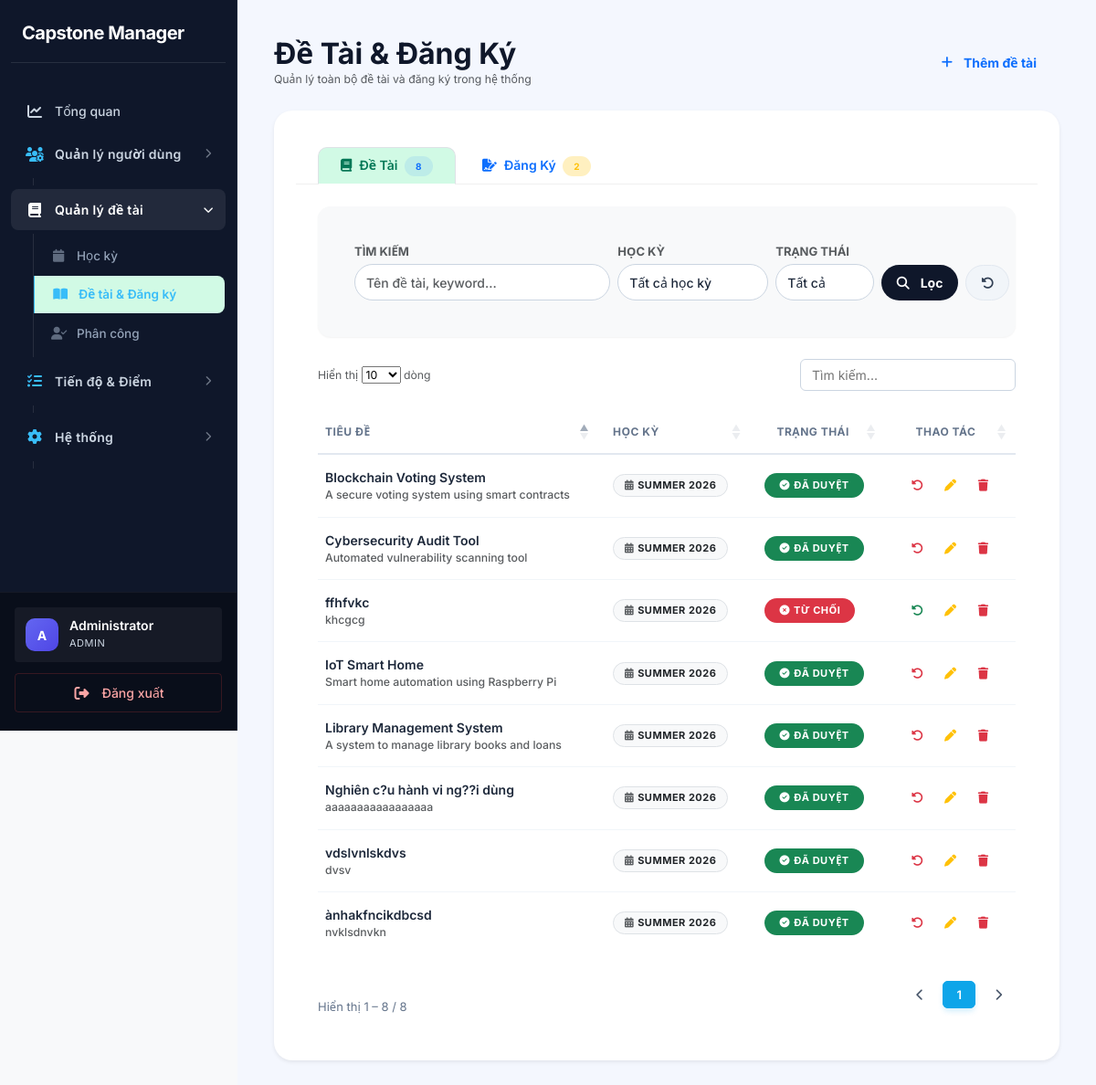
/index.php?page=topic-management (signed in), run on an earlier commit of the app's database.
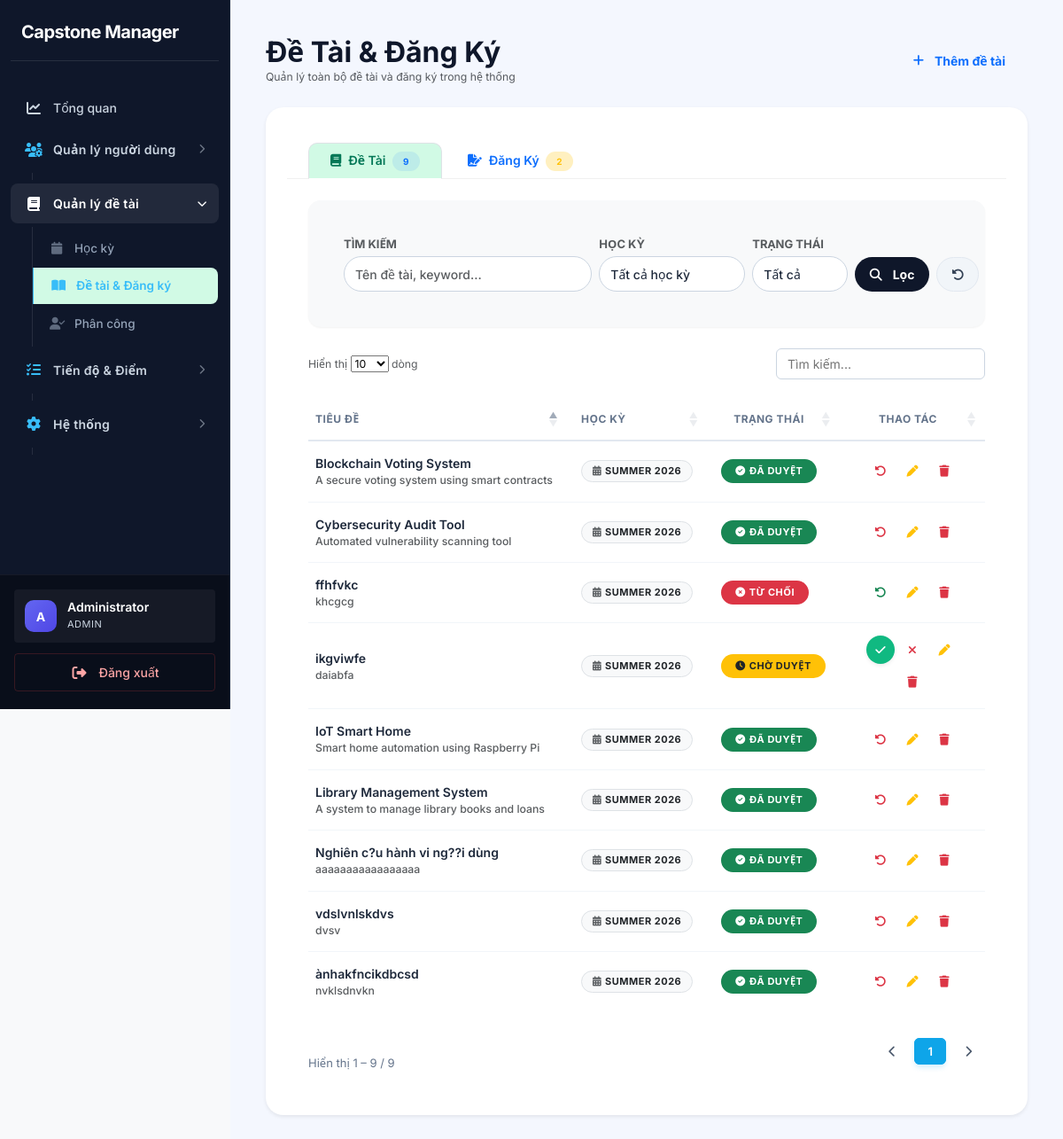
And on a later commit of the database.
### tables this page shows
CREATE TABLE `topics` (
  `id` int(11) NOT NULL,
  `title` varchar(255) DEFAULT NULL,
  `description` text DEFAULT NULL,
  `keywords` text DEFAULT NULL,
  `semester_id` int(11) DEFAULT NULL,
  `created_by` int(11) DEFAULT NULL,
  `status` enum('draft','pending','approved','rejected') DEFAULT 'draft',
  `created_at` timestamp NOT NULL DEFAULT current_timestamp()
);

CREATE TABLE `semesters` (
  `id` int(11) NOT NULL,
  `name` varchar(100) DEFAULT NULL,
  `start_date` date DEFAULT NULL,
  `end_date` date DEFAULT NULL,
  `created_at` timestamp NOT NULL DEFAULT current_timestamp()
);

### app/controllers/TopicManagementController.php (called while the page is built, shortened)
<?php
class TopicManagementController {
    private $topicModel;
    private $regModel;
    public function __construct() {
        $this->topicModel    = new Topic();
        $this->regModel      = new TopicRegistration();
    }
    public function index() {
        $role = $_SESSION['user']['role'] ?? '';
        $search     = trim($_GET['search']      ?? '');
        $filterSem  = (int)($_GET['semester_id'] ?? 0);
        $filterStat = trim($_GET['status']       ?? '');
        if ($role === 'admin') {
            $topics = $this->topicModel->search($search, $filterSem, $filterStat);
        } else {
            $topics = $this->topicModel->search($search, $filterSem, 'approved');
        }
        if ($role === 'admin') {
            $registrations = $this->regModel->getAll();
        } else {
            $registrations = [];
        }
        require '../app/views/topic-management/index.php';
    }
}

### core/Database.php (called while the page is built)
<?php
class Database {
    private static $instance = null;
    private $conn;
    private $host = DB_HOST;
    private $dbname = DB_NAME;
    private $username = DB_USER;
    private $password = DB_PASS;
    private function __construct(){
        try{
            $this->conn = new PDO(
                "mysql:host={$this->host};dbname={$this->dbname};charset=utf8mb4",
                $this->username,
                $this->password
            );
            $this->conn->setAttribute(
                PDO::ATTR_ERRMODE,
                PDO::ERRMODE_EXCEPTION
            );
            $this->conn->setAttribute(
                PDO::ATTR_DEFAULT_FETCH_MODE,
                PDO::FETCH_ASSOC
            );
        }catch(PDOException $e){
            die("Database Error: " . $e->getMessage());
        }
    }
    public static function getInstance(){
        if(self::$instance == null){
            self::$instance = new Database();
        }
        return self::$instance;
    }
    public function getConnection(){
        return $this->conn;
    }
}

### app/models/Topic.php (called while the page is built, shortened)
<?php
class Topic {
    private $conn;
    public function __construct(){
        $this->conn = Database::getInstance()->getConnection();
    }
    public function search($keyword = '', $semesterId = 0, $status = '') {
        $sql = "SELECT topics.*, semesters.name AS semester
                FROM topics
                JOIN semesters ON semesters.id = topics.semester_id
                WHERE 1=1";
        $params = [];
        $sql .= " ORDER BY topics.id DESC";
        $stmt = $this->conn->prepare($sql);
        $stmt->execute($params);
        return $stmt->fetchAll(PDO::FETCH_ASSOC);
    }
}

### app/models/TopicRegistration.php (called while the page is built, shortened)
<?php
class TopicRegistration {
    private $conn;
    public function __construct() {
        $this->conn = Database::getInstance()->getConnection();
    }
    public function getAll() {
        $sql = "SELECT r.*, t.title as topic_title, s.full_name as student_name,
                       sem.name as semester_name, l.full_name as lecturer_name
                FROM topic_registrations r
                JOIN topics t ON r.topic_id = t.id
                JOIN students s ON r.student_id = s.id
                JOIN semesters sem ON r.semester_id = sem.id
                LEFT JOIN lecturers l ON r.desired_lecturer_id = l.id
                ORDER BY r.created_at DESC";
        return $this->conn->query($sql)->fetchAll(PDO::FETCH_ASSOC);
    }
}

### app/views/topic-management/index.php (the view, shortened to what the changed rows need)
<?php require '../app/views/layouts/header.php'; ?>
<?php require '../app/views/layouts/sidebar.php'; ?>
<?php
$role       = $_SESSION['user']['role'];
$activeTab  = $_GET['tab'] ?? 'topics';
?>
<div class="main-content" style="padding: 40px; background-color: #f4f7fe; min-height: 100vh;">
    <div class="d-flex justify-content-between align-items-center mb-4">
        <div>
            <h2 class="fw-bold mb-0">Đề Tài & Đăng Ký</h2>
            <p class="text-muted small mb-0">
                <?php if ($role === 'admin'): ?>Quản lý toàn bộ đề tài và đăng ký trong hệ thống
                <?php elseif ($role === 'lecturer'): ?>Đề tài và đăng ký liên quan đến bạn
                <?php else: ?>Xem đề tài và theo dõi đăng ký của bạn
                <?php endif; ?>
            </p>
        </div>
        <div class="d-flex gap-2">
            <?php if (in_array($role, ['admin', 'student'])): ?>
                <a href="index.php?page=topic-create"
                   class="btn btn-outline-primary rounded-pill px-4 fw-bold">
                    <i class="fa fa-plus me-1"></i>
                    <?= $role === 'admin' ? 'Thêm đề tài' : 'Đề xuất đề tài' ?>
                </a>
            <?php endif; ?>
        </div>
    </div>
    <div class="card border-0 shadow-sm" style="border-radius: 20px; overflow: hidden;">
        <div class="px-4 pt-3" style="background: #fff; border-bottom: 1px solid #f0f0f0;">
            <ul class="nav nav-tabs border-0 gap-1" id="mainTabs">
                <li class="nav-item">
                    <a class="nav-link fw-semibold px-4 <?= $activeTab === 'topics' ? 'active' : '' ?>"
                       href="index.php?page=topic-management&tab=topics"
                       style="border-radius: 10px 10px 0 0;">
                        <i class="fa fa-book me-2"></i>Đề Tài
                        <span class="badge bg-primary bg-opacity-10 text-primary ms-1" style="font-size:10px;">
                            <?= count($topics) ?>
                        </span>
                    </a>
                </li>
                <li class="nav-item">
                    <a class="nav-link fw-semibold px-4 <?= $activeTab === 'registrations' ? 'active' : '' ?>"
                       href="index.php?page=topic-management&tab=registrations"
                       style="border-radius: 10px 10px 0 0;">
                        <i class="fa fa-file-signature me-2"></i>Đăng Ký
                        <span class="badge bg-warning bg-opacity-25 text-warning ms-1" style="font-size:10px;">
                            <?= count($registrations) ?>
                        </span>
                    </a>
                </li>
            </ul>
        </div>
        <div class="card-body p-4">
            <?php if ($activeTab === 'topics'): ?>
                <div class="card border-0 bg-light mb-4" style="border-radius: 14px;">
                    <div class="card-body p-3">
                        <form method="GET" action="index.php" class="row g-2 align-items-end">
                            <div class="col-md-<?= $role === 'student' ? '7' : '5' ?>">
                                <label class="form-label fw-bold small text-muted mb-1">TÌM KIẾM</label>
                                <input type="text" name="search" class="form-control rounded-pill"
                                       placeholder="Tên đề tài, keyword..."
                                       value="<?= htmlspecialchars($_GET['search'] ?? '') ?>">
                            </div>
                            <div class="col-md-3">
                                <label class="form-label fw-bold small text-muted mb-1">HỌC KỲ</label>
                                <select name="semester_id" class="form-select rounded-pill">
                                    <option value="0">Tất cả học kỳ</option>
                                </select>
                            </div>
                            <?php if ($role !== 'student'): ?>
                            <div class="col-md-2">
                                <label class="form-label fw-bold small text-muted mb-1">TRẠNG THÁI</label>
                                <select name="status" class="form-select rounded-pill">
                                    <option value="">Tất cả</option>
                                </select>
                            </div>
                            <?php endif; ?>
                            <div class="col-md-2 d-flex gap-2">
                                <button type="submit" class="btn btn-primary rounded-pill px-3 flex-fill fw-bold">
                                    <i class="fa fa-search me-1"></i>Lọc
                                </button>
                                <a href="index.php?page=topic-management&tab=topics" class="btn btn-light rounded-pill px-3">
                                    <i class="fa fa-rotate-left"></i>
                                </a>
                            </div>
                        </form>
                    </div>
                </div>
                <div class="table-responsive">
                    <table class="table table-hover align-middle mb-0" id="topicsTable">
                        <thead>
                            <tr class="text-muted small text-uppercase">
                                <th class="ps-2">Tiêu Đề</th>
                                <th>Học Kỳ</th>
                                <th class="text-center">Trạng Thái</th>
                                <?php if (in_array($role, ['admin', 'lecturer'])): ?>
                                    <th class="text-center">Thao Tác</th>
                                <?php endif; ?>
                            </tr>
                        </thead>
                        <tbody>
                            <?php if (!empty($topics)): foreach ($topics as $t):
                                $ts   = $t['status'];
                                $tcls = $ts === 'approved' ? 'bg-success' : ($ts === 'rejected' ? 'bg-danger' : 'bg-warning text-dark');
                                $tlbl = $ts === 'approved' ? 'Đã duyệt'  : ($ts === 'rejected' ? 'Từ chối'   : 'Chờ duyệt');
                                $tico = $ts === 'approved' ? 'fa-circle-check' : ($ts === 'rejected' ? 'fa-circle-xmark' : 'fa-clock');
                            ?>
                                <tr>
                                    <td class="ps-2">
                                        <div class="fw-semibold"><?= htmlspecialchars($t['title']) ?></div>
                                        <?php if (!empty($t['description'])): ?>
                                            <div class="text-muted small"
                                                 style="max-width:280px; white-space:nowrap; overflow:hidden; text-overflow:ellipsis;">
                                                <?= htmlspecialchars($t['description']) ?>
                                            </div>
                                        <?php endif; ?>
                                    </td>
                                    <td>
                                        <span class="badge bg-light text-dark border" style="font-size:11px;">
                                            <i class="fa fa-calendar-alt me-1 text-muted"></i>
                                            <?= htmlspecialchars($t['semester']) ?>
                                        </span>
                                    </td>
                                    <td>
                                        <span class="badge rounded-pill <?= $tcls ?> px-3 py-2" style="font-size:11px;">
                                            <i class="fa <?= $tico ?> me-1"></i><?= $tlbl ?>
                                        </span>
                                    </td>
                                    <?php if (in_array($role, ['admin', 'lecturer'])): ?>
                                    <td class="text-center">
                                        <div class="d-flex justify-content-center gap-1 flex-wrap">
                                            <?php if ($role === 'admin'): ?>
                                                <?php if ($ts === 'pending'): ?>
                                                    <form action="index.php?page=topic-status&id=<?= $t['id'] ?>&status=approved" method="POST" class="d-inline" onsubmit="return confirm('Duyệt đề tài này?');">
    <button type="submit" class="btn btn-sm btn-success rounded-circle shadow-sm border-0" data-bs-toggle="tooltip" title="Duyệt" style="width: 32px; height: 32px; display: inline-flex; align-items: center; justify-content: center;">
        <i class="fa fa-check"></i>
    </button>
</form>
                                                    <form action="index.php?page=topic-status&id=<?= $t['id'] ?>&status=rejected" method="POST" class="d-inline" onsubmit="return confirm('Từ chối đề tài này?');">
    <button type="submit" class="btn btn-sm btn-outline-danger rounded-circle border-0" data-bs-toggle="tooltip" title="Từ chối" style="width: 32px; height: 32px; display: inline-flex; align-items: center; justify-content: center;">
        <i class="fa fa-xmark"></i>
    </button>
</form>
                                                <?php elseif ($ts === 'approved'): ?>
                                                    <form action="index.php?page=topic-status&id=<?= $t['id'] ?>&status=rejected" method="POST" class="d-inline" onsubmit="return confirm('Thu hồi duyệt đề tài này?');">
    <button type="submit" class="btn btn-sm btn-outline-danger rounded-circle border-0" data-bs-toggle="tooltip" title="Thu hồi" style="width: 32px; height: 32px; display: inline-flex; align-items: center; justify-content: center;">
        <i class="fa fa-rotate-left"></i>
    </button>
</form>
                                                <?php else: ?>
                                                    <form action="index.php?page=topic-status&id=<?= $t['id'] ?>&status=approved" method="POST" class="d-inline" onsubmit="return confirm('Duyệt lại đề tài này?');">
    <button type="submit" class="btn btn-sm btn-outline-success rounded-circle border-0" data-bs-toggle="tooltip" title="Duyệt lại" style="width: 32px; height: 32px; display: inline-flex; align-items: center; justify-content: center;">
        <i class="fa fa-rotate-left"></i>
    </button>
</form>
                                                <?php endif; ?>
                                                <a href="index.php?page=topic-edit&id=<?= $t['id'] ?>"
                                                   class="btn btn-sm btn-outline-warning rounded-circle" data-bs-toggle="tooltip" title="Sửa" style="width: 32px; height: 32px; display: inline-flex; align-items: center; justify-content: center;">
                                                    <i class="fa fa-pen"></i>
                                                </a>
                                                <form action="index.php?page=topic-delete&id=<?= $t['id'] ?>" method="POST" class="d-inline" onsubmit="return confirm('Xác nhận xóa đề tài này?');">
    <button type="submit" class="btn btn-sm btn-outline-danger rounded-circle border-0" data-bs-toggle="tooltip" title="Xóa" style="width: 32px; height: 32px; display: inline-flex; align-items: center; justify-content: center;">
        <i class="fa fa-trash"></i>
    </button>
</form>
                                            <?php endif; ?>
                                        </div>
                                    </td>
                                    <?php endif; ?>
                                </tr>
                            <?php endforeach; endif; ?>
                        </tbody>
                    </table>
                </div>
            <?php endif;  ?>
        </div>
    </div>
</div>
<?php require '../app/views/layouts/footer.php'; ?>

What changed in the data, as far as the page shows it:
added topics: title "ikgviwfe", description "daiabfa", semester.name "SUMMER 2026", status "CHỜ DUYỆT"
Also different on the page:
count($topics): "8" → "9"
text written by a page script: "Hiển thị dòng Hiển thị 1 – 8 / 8 1" → "Hiển thị dòng Hiển thị 1 – 9 / 9 1"
